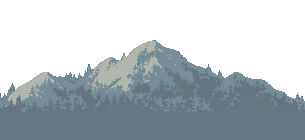
#> input picture assets/town/bg_mountains.png, 305 x 140 px, given in place of g_store.png, which was not available
$ python rebake_town.py
#> lines starting #> are read from the running program, lines starting #| are printed output that depends on the picture
"""Re-draw the town sprites drawn scaled (town.gd BS 1.35, the far layers PXK 1.78) at that scale on the 1-px grid, crisp:
each target pixel takes the source pixel it overlaps most (a near tie -> the darker, so line work survives); no blending,
so no smeared colours (owner 2026-11-06). Then tools/thin_outline.py puts the outlines back to one pixel.
Usage: python3 tools/rebake_town.py  (-> assets/town/hx/)"""
import sys, numpy as np
from PIL import Image
def rebake_crisp(src, K):
#> called with src = 'assets/town/g_store.png', K = 1.35
    a = np.array(Image.open(src).convert("RGBA")).astype(np.int32)
    h, w = a.shape[:2]; W, H = round(w * K), round(h * K)
#> after `h, w = a.shape[:2]`: h = 140; w = 305
#> after `W, H = (round(w * K), round(h * K))`: W = 412; H = 189
    lum = a[..., 0] * 3 + a[..., 1] * 6 + a[..., 2]
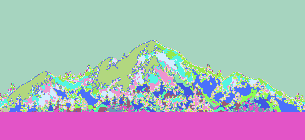
#> lum: shape (140, 305) int32; 18 distinct labels, from 751 to 1788; one colour per label, 0 black
    def pick(n, N):
        # for each target index: the source index with the largest overlap; a tie (two sources half each) -> both kept as
        # candidates, resolved per pixel toward the darker one (line work survives)
#> called with n = 305, N = 412
        out = []
        for t in range(N):
            s0, s1 = t / K, (t + 1) / K
            i0 = int(np.floor(s0)); best = []
            for i in range(i0, min(n, int(np.ceil(s1)))):
                ov = min(s1, i + 1) - max(s0, i)
                best.append((ov, i))
            best.sort(reverse=True)
            c = [best[0][1]]
            if len(best) > 1 and best[1][0] > best[0][0] * 0.8: c.append(best[1][1])
            out.append(c)
        return out
    px, py = pick(w, W), pick(h, H)
    o = np.zeros((H, W, 4), np.uint8)
    for y in range(H):
        for x in range(W):
            cands = [(yy, xx) for yy in py[y] for xx in px[x]]
            op = [c for c in cands if a[c][3] > 127]
            if not op: continue
            c = min(op, key=lambda c: lum[c])
            o[y, x] = a[c]
    return Image.fromarray(o)

KEYS = ["g_store", "g_tentR", "g_barn", "g_cottage", "g_well", "g_forge", "g_anvil", "g_kiln", "g_hall", "g_hall_win", "q_fountain",
        # f_tree2 / f_tree3 are drawn natively at this size now (owner's reference tree, 2026-11-06): not rebaked
        "f_bigtree", "f_bigtree_leaf", "f_bigtree_trunk",
        "f_bush1", "f_bush2", "f_bush3"]
FAR = ["bg_mountains", "bg_forest"]
if __name__ == "__main__":
    import os, subprocess
    os.makedirs("assets/town/hx", exist_ok=True)
    for k in KEYS: rebake_crisp("assets/town/%s.png" % k, 1.35).save("assets/town/hx/%s.png" % k)
#> pass 2 of the loop `for k in KEYS: rebake_crisp("assets/town/%s.png" % k, 1.35).save("asse..`:
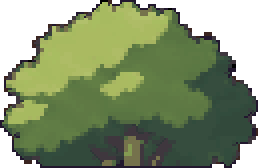
#> input picture assets/town/f_bush1.png, 129 x 84 px, given in place of g_tentR.png, which was not available (shown 2 times larger)
#> a: shape (84, 129, 4) int32
#> in rebake_crisp (call 2), `lum = a[..., 0] * 3 + a[..., 1] * 6 + a[..., 2]`:
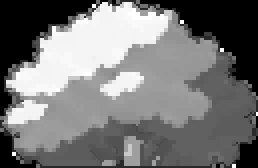
#> lum: shape (84, 129) int32 (shown 2 times larger); min 0, max 1790, mean 840.6; drawn with min black and max white
#> after the loop in rebake_crisp (call 2), `for y in range(H):`:
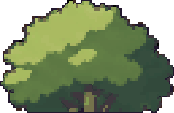
#> o: shape (113, 174, 4); mean R, G, B, A 75.9, 90.8, 56, 198.9; transparent parts drawn white
#> (the run stopped early here; a loop or call above may not have finished)
